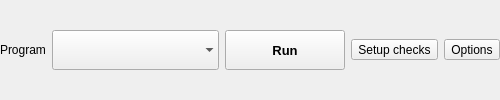
          <widget class="QFrame" name="startGroup">
           <layout class="QHBoxLayout" name="horizontalLayout_5" stretch="0,1,0,0,0">
            <property name="leftMargin"><number>0</number></property>
            <property name="topMargin"><number>0</number></property>
            <property name="rightMargin"><number>0</number></property>
            <property name="bottomMargin"><number>0</number></property>
            <item>
             <widget class="QLabel" name="programLabel">
              <property name="text"><string>Program</string></property>
              <property name="buddy"><cstring>executablesListBox</cstring></property>
             </widget>
            </item>
            <item>
             <widget class="QComboBox" name="executablesListBox">
              <property name="sizePolicy">
               <sizepolicy hsizetype="Preferred" vsizetype="Fixed">
                <horstretch>0</horstretch>
                <verstretch>0</verstretch>
               </sizepolicy>
              </property>
              <property name="minimumSize">
               <size>
                <width>0</width>
                <height>40</height>
               </size>
              </property>
              <property name="font">
               <font>
                <pointsize>9</pointsize>
                <bold>true</bold>
               </font>
              </property>
              <property name="toolTip">
               <string>Pick a program to run.</string>
              </property>
              <property name="accessibleName"><string>Program to run</string></property>
              <property name="whatsThis"><string>Choose a game or tool to run with this profile's mods. Use Options to edit programs or manage their shortcuts.</string></property>
              <property name="placeholderText"><string>No programs configured</string></property>
              <property name="iconSize">
               <size>
                <width>28</width>
                <height>28</height>
               </size>
              </property>
              <property name="frame">
               <bool>false</bool>
              </property>
             </widget>
            </item>
            <item>
               <widget class="QPushButton" name="startButton">
                <property name="sizePolicy">
                 <sizepolicy hsizetype="Expanding" vsizetype="Fixed">
                  <horstretch>0</horstretch>
                  <verstretch>0</verstretch>
                 </sizepolicy>
                </property>
                <property name="minimumSize">
                 <size>
                  <width>120</width>
                  <height>40</height>
                 </size>
                </property>
                <property name="maximumSize">
                 <size>
                  <width>16777215</width>
                  <height>16777215</height>
                 </size>
                </property>
                <property name="font">
                 <font>
                  <pointsize>10</pointsize>
                  <bold>true</bold>
                 </font>
                </property>
                <property name="toolTip">
                 <string>Run program</string>
                </property>
                <property name="whatsThis">
                 <string>
                                    &lt;!DOCTYPE HTML PUBLIC &quot;-//W3C//DTD HTML 4.0//EN&quot; &quot;http://www.w3.org/TR/REC-html40/strict.dtd&quot;&gt;
                                    &lt;html&gt;&lt;head&gt;&lt;meta name=&quot;qrichtext&quot; content=&quot;1&quot; /&gt;&lt;style type=&quot;text/css&quot;&gt;
                                    p, li { white-space: pre-wrap; }
                                    &lt;/style&gt;&lt;/head&gt;&lt;body style=&quot; font-family:'MS Shell Dlg 2'; font-size:8.25pt; font-weight:400; font-style:normal;&quot;&gt;
                                    &lt;p style=&quot; margin-top:0px; margin-bottom:0px; margin-left:0px; margin-right:0px; -qt-block-indent:0; text-indent:0px;&quot;&gt;&lt;span style=&quot; font-size:8pt;&quot;&gt;Run the selected program with ModOrganizer enabled.&lt;/span&gt;&lt;/p&gt;&lt;/body&gt;&lt;/html&gt;
                                  </string>
                </property>
                <property name="locale">
                 <locale language="English" country="UnitedStates"/>
                </property>
                <property name="text">
                 <string>Run</string>
                </property>
                <property name="icon">
                 <iconset resource="resources.qrc">
                  <normaloff>:/MO/gui/run</normaloff>:/MO/gui/run</iconset>
                </property>
                <property name="iconSize">
                 <size>
                  <width>28</width>
                  <height>28</height>
                 </size>
                </property>
               </widget>
            </item>
            <item>
             <widget class="QToolButton" name="setupChecksButton">
              <property name="text"><string>Setup checks</string></property>
              <property name="accessibleName"><string>Check setup for the selected program</string></property>
              <property name="toolTip"><string>Check game files, the selected program and launch requirements.</string></property>
              <property name="toolButtonStyle"><enum>Qt::ToolButtonTextBesideIcon</enum></property>
             </widget>
            </item>
            <item>
             <widget class="QToolButton" name="linkButton">
              <property name="text"><string>Options</string></property>
              <property name="toolTip"><string>Edit programs, manage shortcuts, or pin the selected program to the Run menu.</string></property>
              <property name="popupMode"><enum>QToolButton::InstantPopup</enum></property>
              <property name="toolButtonStyle"><enum>Qt::ToolButtonTextOnly</enum></property>
             </widget>
            </item>
           </layout>
          </widget>
